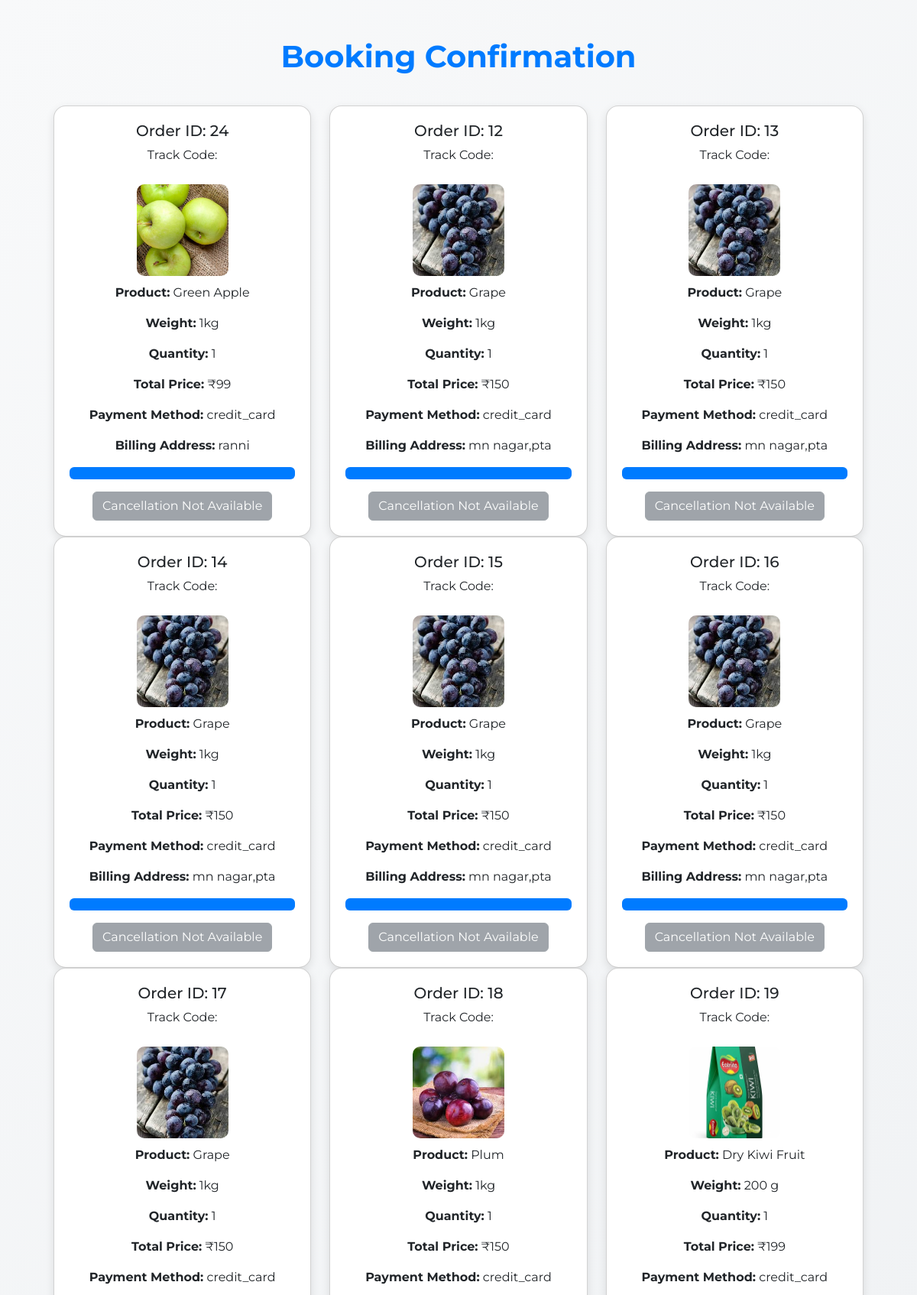
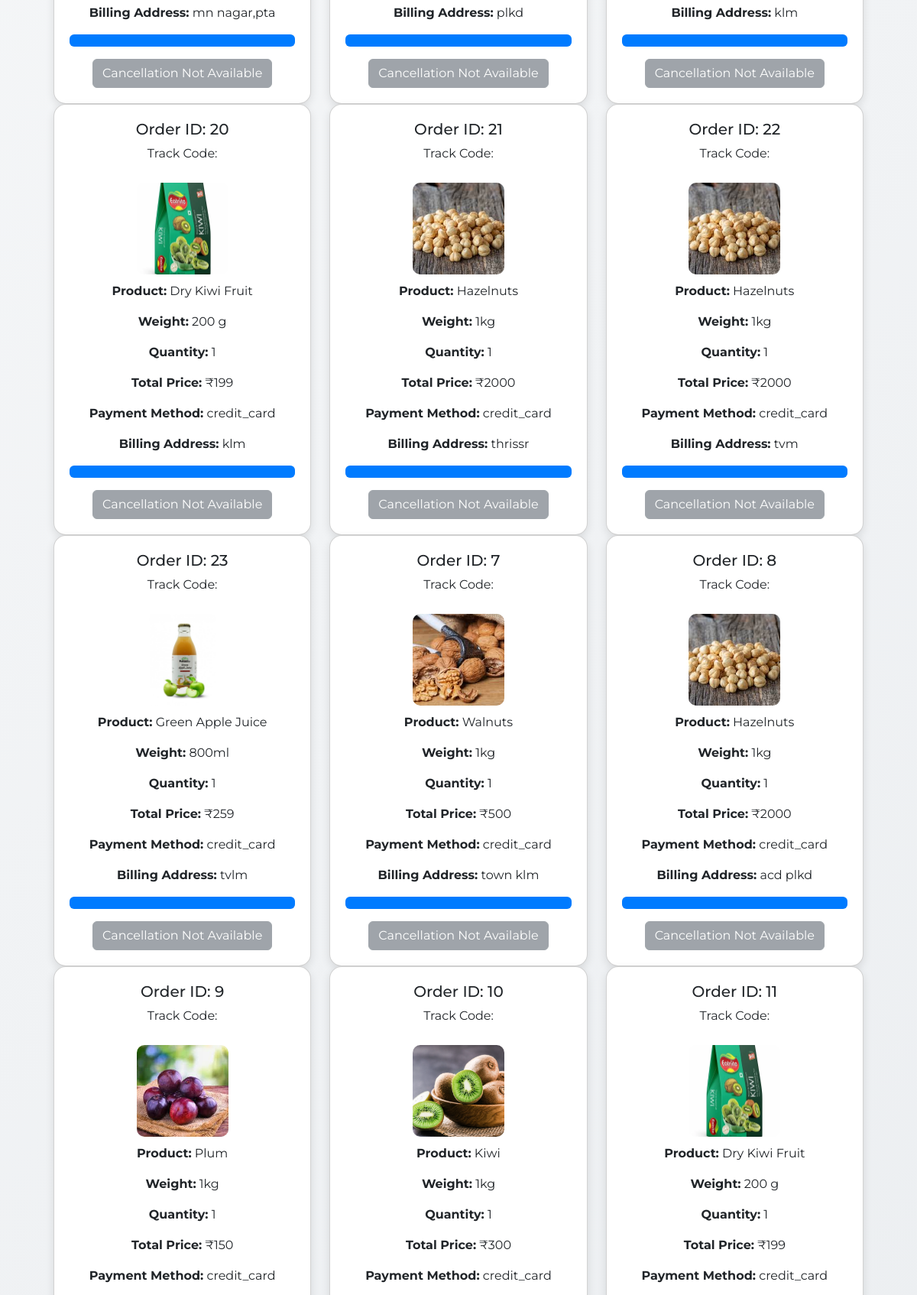
The app's page /booking-confirmation (signed in, upper part) with its own data (2 pictures, top to bottom).
### app/models.py (models this page shows)
class Buy(models.Model):
    PAYMENT_CHOICES = [
        ('cod', 'Cash on Delivery'),
        ('online', 'Online Payment'),
    ]
    product=models.ForeignKey(Product,on_delete=models.CASCADE,null=True)
    user=models.ForeignKey(User,on_delete=models.CASCADE)
    weight=models.ForeignKey(Weight,on_delete=models.CASCADE)
    qty=models.IntegerField()
    total_price=models.IntegerField()
    date=models.DateField(auto_now_add=True)
    payment_method = models.CharField(max_length=10, choices=PAYMENT_CHOICES, default='cod')
    billing_address = models.TextField(blank=True, null=True)

class Product(models.Model):
     pid=models.TextField()
     name=models.TextField()
     disc=models.TextField()
     img=models.FileField()
     cat_id=models.ForeignKey(Category,on_delete=models.CASCADE)

class Weight(models.Model):
     product=models.ForeignKey(Product,on_delete=models.CASCADE)
     price=models.IntegerField()
     offer_price=models.IntegerField()
     product_weight=models.TextField()
     stock=models.IntegerField()

### app/views.py (the view)
# urls.py: path('booking-confirmation', views.booking_confirmation, name='booking_confirmation'),
def booking_confirmation(req):
    bookings = Buy.objects.filter(user=req.user).order_by('-date')
    return render(req, 'user/booking_confirmation.html', {'bookings': bookings})

### templates/user/booking_confirmation.html (shortened to what this page needs)
<!DOCTYPE html>
<html lang="en">
<head>
    <link href="https://cdn.jsdelivr.net/npm/bootstrap@5.3.3/dist/css/bootstrap.min.css" rel="stylesheet">
</head>
<body>
    <div class="container">
        <h1>Booking Confirmation</h1>
        <div class="row">
            {% for booking in bookings %}
            <div class="col-md-4">
                <div class="card text-center">
                    <h5>Order ID: {{ booking.id }}</h5>
                    <p>Track Code: {{ booking.track_code }}</p>
                    <img src="{{ booking.product.img.url }}" alt="Product Image">
                    <p><strong>Product:</strong> {{ booking.product.name }}</p>
                    <p><strong>Weight:</strong> {{ booking.weight.product_weight }}</p>
                    <p><strong>Quantity:</strong> {{ booking.qty }}</p>
                    <p><strong>Total Price:</strong> ₹{{ booking.total_price }}</p>
                    <p><strong>Payment Method:</strong> {{ booking.payment_method }}</p>
                    <p><strong>Billing Address:</strong> {{ booking.billing_address }}</p>
                    <div class="progress">
                        <div class="progress-bar" role="progressbar" style="width: {% if booking.status == 'Ordered' %}25{% elif booking.status == 'Shipped' %}50{% elif booking.status == 'Out for Delivery' %}75{% else %}100{% endif %}%;"></div>
                    </div>
                    <div class="mt-3">
                        {% if booking.status == "Ordered" %}
                            <button class="btn btn-custom">Cancel Order</button>
                        {% else %}
                            <button class="btn btn-secondary" disabled>Cancellation Not Available</button>
                        {% endif %}
                    </div>
                </div>
            </div>
            {% endfor %}
        </div>
    </div>
</body>
</html>

### templates/user/booking_confirmation.html (style rules this page uses)
body { background: linear-gradient(135deg, #f8f9fa, #e9ecef); font-family: 'Montserrat', sans-serif; color: #343a40; }
.container { max-width: 1100px; margin: 30px auto; padding: 20px; }
h1 { font-size: 2.5rem; font-weight: 700; text-align: center; margin-bottom: 40px; color: #007bff; }
.card { background: white; border-radius: 16px; box-shadow: 0 4px 12px rgba(0, 0, 0, 0.1); padding: 20px; transition: all 0.3s ease; }
.card img { width: 120px; height: 120px; object-fit: cover; border-radius: 10px; display: block; margin: 10px auto; }
.progress-bar { background: #007bff; }

### records on screen
Buy: id "24", product.img (picture), product.name "Green Apple", weight.product_weight "1kg", qty "1", total_price "99", payment_method "credit_card", billing_address "ranni", shows "Cancellation Not Available"
Buy: id "12", product.img (picture), product.name "Grape", weight.product_weight "1kg", qty "1", total_price "150", payment_method "credit_card", billing_address "mn nagar,pta", shows "Cancellation Not Available"
Buy: id "13", product.img (picture), product.name "Grape", weight.product_weight "1kg", qty "1", total_price "150", payment_method "credit_card", billing_address "mn nagar,pta", shows "Cancellation Not Available"
Buy: id "14", product.img (picture), product.name "Grape", weight.product_weight "1kg", qty "1", total_price "150", payment_method "credit_card", billing_address "mn nagar,pta", shows "Cancellation Not Available"
Buy: id "15", product.img (picture), product.name "Grape", weight.product_weight "1kg", qty "1", total_price "150", payment_method "credit_card", billing_address "mn nagar,pta", shows "Cancellation Not Available"
Buy: id "16", product.img (picture), product.name "Grape", weight.product_weight "1kg", qty "1", total_price "150", payment_method "credit_card", billing_address "mn nagar,pta", shows "Cancellation Not Available"
Buy: id "17", product.img (picture), product.name "Grape", weight.product_weight "1kg", qty "1", total_price "150", payment_method "credit_card", billing_address "mn nagar,pta", shows "Cancellation Not Available"
Buy: id "18", product.img (picture), product.name "Plum", weight.product_weight "1kg", qty "1", total_price "150", payment_method "credit_card", billing_address "plkd", shows "Cancellation Not Available"
Buy: id "19", product.img (picture), product.name "Dry Kiwi Fruit", weight.product_weight "200 g", qty "1", total_price "199", payment_method "credit_card", billing_address "klm", shows "Cancellation Not Available"
Buy: id "20", product.img (picture), product.name "Dry Kiwi Fruit", weight.product_weight "200 g", qty "1", total_price "199", payment_method "credit_card", billing_address "klm", shows "Cancellation Not Available"
Buy: id "21", product.img (picture), product.name "Hazelnuts", weight.product_weight "1kg", qty "1", total_price "2000", payment_method "credit_card", billing_address "thrissr", shows "Cancellation Not Available"
Buy: id "22", product.img (picture), product.name "Hazelnuts", weight.product_weight "1kg", qty "1", total_price "2000", payment_method "credit_card", billing_address "tvm", shows "Cancellation Not Available"
Buy: id "23", product.img (picture), product.name "Green Apple Juice", weight.product_weight "800ml", qty "1", total_price "259", payment_method "credit_card", billing_address "tvlm", shows "Cancellation Not Available"
Buy: id "7", product.img (picture), product.name "Walnuts", weight.product_weight "1kg", qty "1", total_price "500", payment_method "credit_card", billing_address "town klm", shows "Cancellation Not Available"
Buy: id "8", product.img (picture), product.name "Hazelnuts", weight.product_weight "1kg", qty "1", total_price "2000", payment_method "credit_card", billing_address "acd plkd", shows "Cancellation Not Available"
Buy: id "9", product.img (picture), product.name "Plum", weight.product_weight "1kg", qty "1", total_price "150", payment_method "credit_card"
Buy: id "10", product.img (picture), product.name "Kiwi", weight.product_weight "1kg", qty "1", total_price "300", payment_method "credit_card"
Buy: id "11", product.img (picture), product.name "Dry Kiwi Fruit", weight.product_weight "200 g", qty "1", total_price "199", payment_method "credit_card"
